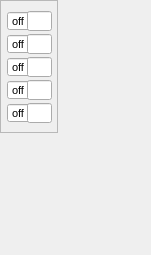
<?xml version="1.0" encoding="UTF-8"?>
<ui version="4.0">
 <class>keyEditForm</class>
 <widget class="QWidget" name="keyEditForm">
  <property name="geometry">
   <rect>
    <x>0</x>
    <y>0</y>
    <width>151</width>
    <height>255</height>
   </rect>
  </property>
  <property name="focusPolicy">
   <enum>Qt::ClickFocus</enum>
  </property>
  <property name="windowTitle">
   <string>Form</string>
  </property>
  <property name="styleSheet">
   <string notr="true"/>
  </property>
  <widget class="QFrame" name="frame">
   <property name="geometry">
    <rect>
     <x>0</x>
     <y>0</y>
     <width>58</width>
     <height>133</height>
    </rect>
   </property>
   <property name="mouseTracking">
    <bool>true</bool>
   </property>
   <property name="focusPolicy">
    <enum>Qt::NoFocus</enum>
   </property>
   <property name="toolTip">
    <string>Click anywhere on this key to select it for editing.&lt;p&gt;Notes can be edited by using the five entry fields or by using the graphic keyboard below.</string>
   </property>
   <property name="styleSheet">
    <string notr="true"/>
   </property>
   <property name="frameShape">
    <enum>QFrame::StyledPanel</enum>
   </property>
   <property name="frameShadow">
    <enum>QFrame::Raised</enum>
   </property>
   <widget class="SelectAllSpinBox" name="note5">
    <property name="geometry">
     <rect>
      <x>7</x>
      <y>103</y>
      <width>24</width>
      <height>20</height>
     </rect>
    </property>
    <property name="font">
     <font>
      <pointsize>8</pointsize>
     </font>
    </property>
    <property name="mouseTracking">
     <bool>true</bool>
    </property>
    <property name="toolTip">
     <string>Click anywhere on this key to select it for editing.&lt;p&gt;Notes can be edited by using the five entry fields or by using the graphic keyboard below.</string>
    </property>
    <property name="buttonSymbols">
     <enum>QAbstractSpinBox::NoButtons</enum>
    </property>
    <property name="specialValueText">
     <string>off</string>
    </property>
    <property name="minimum">
     <number>-1</number>
    </property>
    <property name="maximum">
     <number>127</number>
    </property>
    <property name="value">
     <number>-1</number>
    </property>
   </widget>
   <widget class="SelectAllSpinBox" name="note3">
    <property name="geometry">
     <rect>
      <x>7</x>
      <y>57</y>
      <width>24</width>
      <height>20</height>
     </rect>
    </property>
    <property name="font">
     <font>
      <pointsize>8</pointsize>
     </font>
    </property>
    <property name="mouseTracking">
     <bool>true</bool>
    </property>
    <property name="toolTip">
     <string>Click anywhere on this key to select it for editing.&lt;p&gt;Notes can be edited by using the five entry fields or by using the graphic keyboard below.</string>
    </property>
    <property name="buttonSymbols">
     <enum>QAbstractSpinBox::NoButtons</enum>
    </property>
    <property name="specialValueText">
     <string>off</string>
    </property>
    <property name="minimum">
     <number>-1</number>
    </property>
    <property name="maximum">
     <number>127</number>
    </property>
    <property name="value">
     <number>-1</number>
    </property>
   </widget>
   <widget class="SelectAllSpinBox" name="note4">
    <property name="geometry">
     <rect>
      <x>7</x>
      <y>80</y>
      <width>24</width>
      <height>20</height>
     </rect>
    </property>
    <property name="font">
     <font>
      <pointsize>8</pointsize>
     </font>
    </property>
    <property name="mouseTracking">
     <bool>true</bool>
    </property>
    <property name="toolTip">
     <string>Click anywhere on this key to select it for editing.&lt;p&gt;Notes can be edited by using the five entry fields or by using the graphic keyboard below.</string>
    </property>
    <property name="buttonSymbols">
     <enum>QAbstractSpinBox::NoButtons</enum>
    </property>
    <property name="specialValueText">
     <string>off</string>
    </property>
    <property name="minimum">
     <number>-1</number>
    </property>
    <property name="maximum">
     <number>127</number>
    </property>
    <property name="value">
     <number>-1</number>
    </property>
   </widget>
   <widget class="SelectAllSpinBox" name="note1">
    <property name="geometry">
     <rect>
      <x>7</x>
      <y>11</y>
      <width>24</width>
      <height>20</height>
     </rect>
    </property>
    <property name="font">
     <font>
      <pointsize>8</pointsize>
     </font>
    </property>
    <property name="mouseTracking">
     <bool>true</bool>
    </property>
    <property name="toolTip">
     <string>Click anywhere on this key to select it for editing.&lt;p&gt;Notes can be edited by using the five entry fields or by using the graphic keyboard below.</string>
    </property>
    <property name="buttonSymbols">
     <enum>QAbstractSpinBox::NoButtons</enum>
    </property>
    <property name="specialValueText">
     <string>off</string>
    </property>
    <property name="minimum">
     <number>-1</number>
    </property>
    <property name="maximum">
     <number>127</number>
    </property>
    <property name="value">
     <number>-1</number>
    </property>
   </widget>
   <widget class="SelectAllSpinBox" name="note2">
    <property name="geometry">
     <rect>
      <x>7</x>
      <y>34</y>
      <width>24</width>
      <height>20</height>
     </rect>
    </property>
    <property name="font">
     <font>
      <pointsize>8</pointsize>
     </font>
    </property>
    <property name="mouseTracking">
     <bool>true</bool>
    </property>
    <property name="toolTip">
     <string>Click anywhere on this key to select it for editing.&lt;p&gt;Notes can be edited by using the five entry fields or by using the graphic keyboard below.</string>
    </property>
    <property name="buttonSymbols">
     <enum>QAbstractSpinBox::NoButtons</enum>
    </property>
    <property name="specialValueText">
     <string>off</string>
    </property>
    <property name="minimum">
     <number>-1</number>
    </property>
    <property name="maximum">
     <number>127</number>
    </property>
    <property name="value">
     <number>-1</number>
    </property>
   </widget>
   <widget class="QLineEdit" name="lineEdit1">
    <property name="geometry">
     <rect>
      <x>27</x>
      <y>11</y>
      <width>25</width>
      <height>20</height>
     </rect>
    </property>
    <property name="mouseTracking">
     <bool>true</bool>
    </property>
    <property name="focusPolicy">
     <enum>Qt::NoFocus</enum>
    </property>
    <property name="toolTip">
     <string>Click anywhere on this key to select it for editing.&lt;p&gt;Notes can be edited by using the five entry fields or by using the graphic keyboard below.</string>
    </property>
    <property name="text">
     <string/>
    </property>
    <property name="alignment">
     <set>Qt::AlignRight|Qt::AlignTrailing|Qt::AlignVCenter</set>
    </property>
    <property name="readOnly">
     <bool>true</bool>
    </property>
   </widget>
   <widget class="QLineEdit" name="lineEdit2">
    <property name="geometry">
     <rect>
      <x>27</x>
      <y>34</y>
      <width>25</width>
      <height>20</height>
     </rect>
    </property>
    <property name="mouseTracking">
     <bool>true</bool>
    </property>
    <property name="focusPolicy">
     <enum>Qt::NoFocus</enum>
    </property>
    <property name="toolTip">
     <string>Click anywhere on this key to select it for editing.&lt;p&gt;Notes can be edited by using the five entry fields or by using the graphic keyboard below.</string>
    </property>
    <property name="text">
     <string/>
    </property>
    <property name="alignment">
     <set>Qt::AlignRight|Qt::AlignTrailing|Qt::AlignVCenter</set>
    </property>
    <property name="readOnly">
     <bool>true</bool>
    </property>
   </widget>
   <widget class="QLineEdit" name="lineEdit4">
    <property name="geometry">
     <rect>
      <x>27</x>
      <y>80</y>
      <width>25</width>
      <height>20</height>
     </rect>
    </property>
    <property name="mouseTracking">
     <bool>true</bool>
    </property>
    <property name="focusPolicy">
     <enum>Qt::NoFocus</enum>
    </property>
    <property name="toolTip">
     <string>Click anywhere on this key to select it for editing.&lt;p&gt;Notes can be edited by using the five entry fields or by using the graphic keyboard below.</string>
    </property>
    <property name="text">
     <string/>
    </property>
    <property name="alignment">
     <set>Qt::AlignRight|Qt::AlignTrailing|Qt::AlignVCenter</set>
    </property>
    <property name="readOnly">
     <bool>true</bool>
    </property>
   </widget>
   <widget class="QLineEdit" name="lineEdit3">
    <property name="geometry">
     <rect>
      <x>27</x>
      <y>57</y>
      <width>25</width>
      <height>20</height>
     </rect>
    </property>
    <property name="mouseTracking">
     <bool>true</bool>
    </property>
    <property name="focusPolicy">
     <enum>Qt::NoFocus</enum>
    </property>
    <property name="toolTip">
     <string>Click anywhere on this key to select it for editing.&lt;p&gt;Notes can be edited by using the five entry fields or by using the graphic keyboard below.</string>
    </property>
    <property name="text">
     <string/>
    </property>
    <property name="alignment">
     <set>Qt::AlignRight|Qt::AlignTrailing|Qt::AlignVCenter</set>
    </property>
    <property name="readOnly">
     <bool>true</bool>
    </property>
   </widget>
   <widget class="QLineEdit" name="lineEdit5">
    <property name="geometry">
     <rect>
      <x>27</x>
      <y>103</y>
      <width>25</width>
      <height>20</height>
     </rect>
    </property>
    <property name="mouseTracking">
     <bool>true</bool>
    </property>
    <property name="focusPolicy">
     <enum>Qt::NoFocus</enum>
    </property>
    <property name="toolTip">
     <string>Click anywhere on this key to select it for editing.&lt;p&gt;Notes can be edited by using the five entry fields or by using the graphic keyboard below.</string>
    </property>
    <property name="text">
     <string/>
    </property>
    <property name="alignment">
     <set>Qt::AlignRight|Qt::AlignTrailing|Qt::AlignVCenter</set>
    </property>
    <property name="readOnly">
     <bool>true</bool>
    </property>
   </widget>
   <zorder>note3</zorder>
   <zorder>note5</zorder>
   <zorder>note4</zorder>
   <zorder>note1</zorder>
   <zorder>note2</zorder>
   <zorder>lineEdit1</zorder>
   <zorder>lineEdit2</zorder>
   <zorder>lineEdit4</zorder>
   <zorder>lineEdit3</zorder>
   <zorder>lineEdit5</zorder>
  </widget>
 </widget>
 <customwidgets>
  <customwidget>
   <class>SelectAllSpinBox</class>
   <extends>QSpinBox</extends>
   <header>selectallspinbox.h</header>
  </customwidget>
 </customwidgets>
 <tabstops>
  <tabstop>note1</tabstop>
  <tabstop>note2</tabstop>
  <tabstop>note3</tabstop>
  <tabstop>note4</tabstop>
  <tabstop>note5</tabstop>
 </tabstops>
 <resources/>
 <connections/>
</ui>
